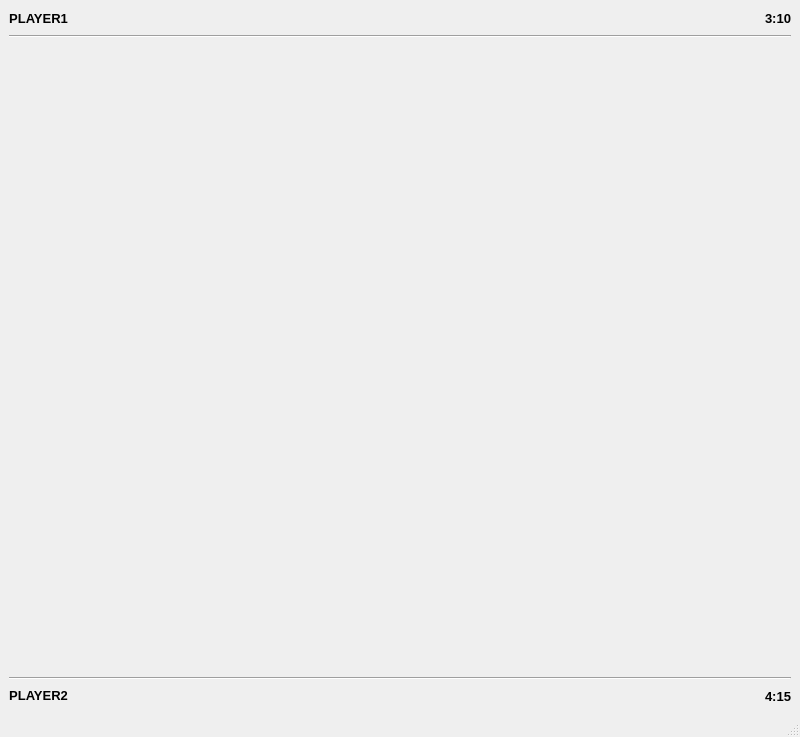
<?xml version="1.0" encoding="UTF-8"?>
<ui version="4.0">
 <class>GameUI</class>
 <widget class="QMainWindow" name="GameUI">
  <property name="geometry">
   <rect>
    <x>0</x>
    <y>0</y>
    <width>800</width>
    <height>737</height>
   </rect>
  </property>
  <property name="windowTitle">
   <string>Chess</string>
  </property>
  <widget class="QWidget" name="centralwidget">
   <layout class="QGridLayout" name="gridLayout">
    <item row="0" column="0">
     <layout class="QVBoxLayout" name="verticalLayout">
      <item>
       <layout class="QHBoxLayout" name="horizontalLayout_2">
        <item>
         <widget class="QLabel" name="bname">
          <property name="sizePolicy">
           <sizepolicy hsizetype="Preferred" vsizetype="Maximum">
            <horstretch>0</horstretch>
            <verstretch>0</verstretch>
           </sizepolicy>
          </property>
          <property name="font">
           <font>
            <pointsize>10</pointsize>
            <bold>true</bold>
           </font>
          </property>
          <property name="mouseTracking">
           <bool>false</bool>
          </property>
          <property name="text">
           <string>PLAYER1</string>
          </property>
          <property name="scaledContents">
           <bool>false</bool>
          </property>
          <property name="alignment">
           <set>Qt::AlignCenter</set>
          </property>
         </widget>
        </item>
        <item>
         <spacer name="horizontalSpacer">
          <property name="sizePolicy">
           <sizepolicy hsizetype="Minimum" vsizetype="Minimum">
            <horstretch>0</horstretch>
            <verstretch>0</verstretch>
           </sizepolicy>
          </property>
          <property name="orientation">
           <enum>Qt::Horizontal</enum>
          </property>
          <property name="sizeHint" stdset="0">
           <size>
            <width>40</width>
            <height>20</height>
           </size>
          </property>
         </spacer>
        </item>
        <item>
         <widget class="QLabel" name="btimer_label">
          <property name="sizePolicy">
           <sizepolicy hsizetype="Preferred" vsizetype="Maximum">
            <horstretch>0</horstretch>
            <verstretch>0</verstretch>
           </sizepolicy>
          </property>
          <property name="font">
           <font>
            <pointsize>10</pointsize>
            <bold>true</bold>
           </font>
          </property>
          <property name="mouseTracking">
           <bool>false</bool>
          </property>
          <property name="text">
           <string>3:10</string>
          </property>
          <property name="scaledContents">
           <bool>false</bool>
          </property>
         </widget>
        </item>
       </layout>
      </item>
      <item>
       <widget class="Line" name="line_2">
        <property name="orientation">
         <enum>Qt::Horizontal</enum>
        </property>
       </widget>
      </item>
      <item>
       <widget class="ChessBoardPlay" name="chessboard" native="true">
        <property name="sizePolicy">
         <sizepolicy hsizetype="Expanding" vsizetype="Expanding">
          <horstretch>0</horstretch>
          <verstretch>0</verstretch>
         </sizepolicy>
        </property>
        <property name="minimumSize">
         <size>
          <width>600</width>
          <height>600</height>
         </size>
        </property>
       </widget>
      </item>
      <item>
       <widget class="Line" name="line">
        <property name="orientation">
         <enum>Qt::Horizontal</enum>
        </property>
       </widget>
      </item>
      <item>
       <layout class="QHBoxLayout" name="horizontalLayout">
        <item>
         <widget class="QLabel" name="wname">
          <property name="sizePolicy">
           <sizepolicy hsizetype="Preferred" vsizetype="Maximum">
            <horstretch>0</horstretch>
            <verstretch>0</verstretch>
           </sizepolicy>
          </property>
          <property name="font">
           <font>
            <pointsize>10</pointsize>
            <bold>true</bold>
           </font>
          </property>
          <property name="mouseTracking">
           <bool>false</bool>
          </property>
          <property name="text">
           <string>PLAYER2</string>
          </property>
          <property name="scaledContents">
           <bool>false</bool>
          </property>
          <property name="alignment">
           <set>Qt::AlignCenter</set>
          </property>
         </widget>
        </item>
        <item>
         <spacer name="horizontalSpacer_2">
          <property name="sizePolicy">
           <sizepolicy hsizetype="Minimum" vsizetype="Minimum">
            <horstretch>0</horstretch>
            <verstretch>0</verstretch>
           </sizepolicy>
          </property>
          <property name="orientation">
           <enum>Qt::Horizontal</enum>
          </property>
          <property name="sizeHint" stdset="0">
           <size>
            <width>40</width>
            <height>20</height>
           </size>
          </property>
         </spacer>
        </item>
        <item>
         <widget class="QLabel" name="wtimer_label">
          <property name="sizePolicy">
           <sizepolicy hsizetype="Preferred" vsizetype="Preferred">
            <horstretch>0</horstretch>
            <verstretch>0</verstretch>
           </sizepolicy>
          </property>
          <property name="font">
           <font>
            <pointsize>10</pointsize>
            <bold>true</bold>
           </font>
          </property>
          <property name="mouseTracking">
           <bool>false</bool>
          </property>
          <property name="text">
           <string>4:15</string>
          </property>
          <property name="scaledContents">
           <bool>false</bool>
          </property>
         </widget>
        </item>
       </layout>
      </item>
     </layout>
    </item>
   </layout>
  </widget>
  <widget class="QMenuBar" name="menubar">
   <property name="geometry">
    <rect>
     <x>0</x>
     <y>0</y>
     <width>800</width>
     <height>22</height>
    </rect>
   </property>
  </widget>
  <widget class="QStatusBar" name="statusbar"/>
 </widget>
 <customwidgets>
  <customwidget>
   <class>ChessBoardPlay</class>
   <extends>QWidget</extends>
   <header>chessboardplay.h</header>
   <container>1</container>
  </customwidget>
 </customwidgets>
 <resources/>
 <connections/>
</ui>
